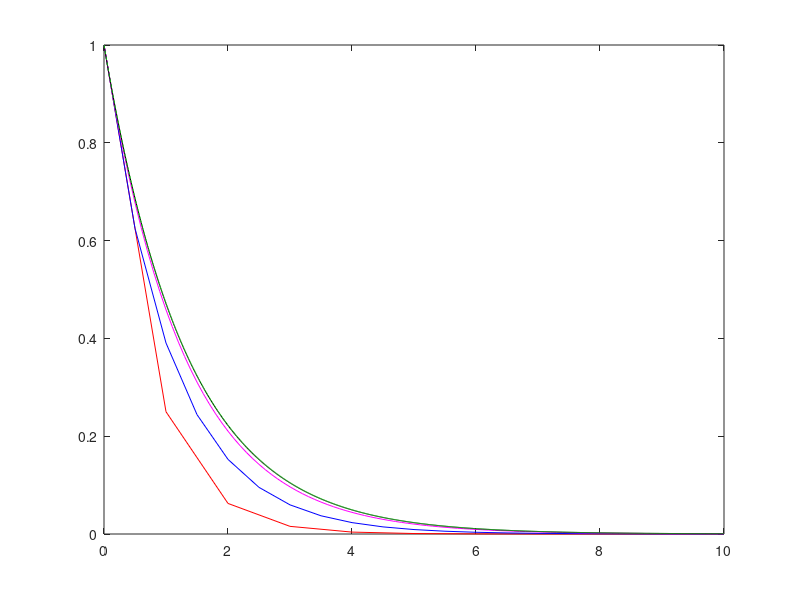

Reproduce this figure in MATLAB.
%Notes on the numerical solution of DEs

%Example 1: Single ODE ;  Initial Value Problem (IVP); 
%This script illustrates the basic numerical integration 
%of the discretized radioactive decay problem given in the notes.
%A solution is marched forward in time from an initial condition defined at time t = 0.
%A critical issue in problems like this is the choice of time step: the step must be
%sufficiently small to resolve the structure of the solution Y(t).
%A CASE structure is used so that different choices of time step might be
%investigated easily. 
%Is the "best" choice of time step always the smallet one possible?  How
%might you define "best" in a practical sense?

clear all
close all


%decay constant
lambda = 0.75;

%Initial Y
yo = 1;

%initial time
to = 0;

%max integration time
tmax = 10;

%Recursion relation for radioactive decay: y_n+1 = y_n - lambda*y_n*deltat


%Initial condition
y(1) = yo;
t(1) = to;


%Investigate influence of time step on solution

for j=1:1:5
    switch j
case 1
    dt=1
    steps = round(tmax/dt);
    

    for i = 1:steps
        y(i+1) = y(i) * (1- lambda*dt);
        t(i+1) = t(i)+dt;
    end
    
    col='r'
    
case 2
    dt=0.5
    steps = round(tmax/dt);
    

    for i = 1:steps
        y(i+1) = y(i) * (1- lambda*dt);
        t(i+1) = t(i)+dt;
    end
    
    col='b'

case 3
    dt=0.1
    steps = round(tmax/dt);
    

    for i = 1:steps
        y(i+1) = y(i) * (1- lambda*dt);
        t(i+1) = t(i)+dt;
    end
    
    col='m'

case 4
    dt=0.01
    steps = round(tmax/dt);
    

    for i = 1:steps
        y(i+1) = y(i) * (1- lambda*dt);
        t(i+1) = t(i)+dt;
    end
    
    col='k'
    

case 5
    dt=0.001
    steps = round(tmax/dt);
    

    for i = 1:steps
        y(i+1) = y(i) * (1- lambda*dt);
        t(i+1) = t(i)+dt;
    end
    
    col='g --'
    end

steps
figure(2)
plot(t,y,col)
hold on    
end
    



